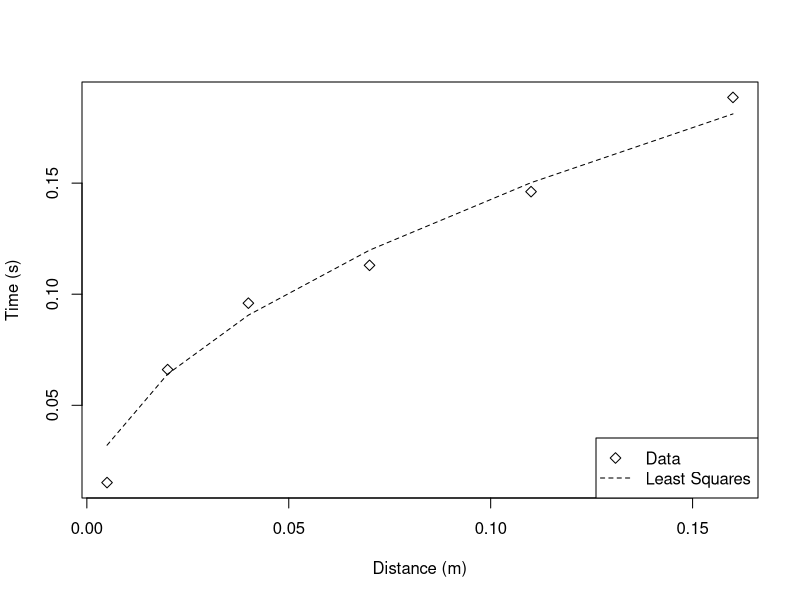
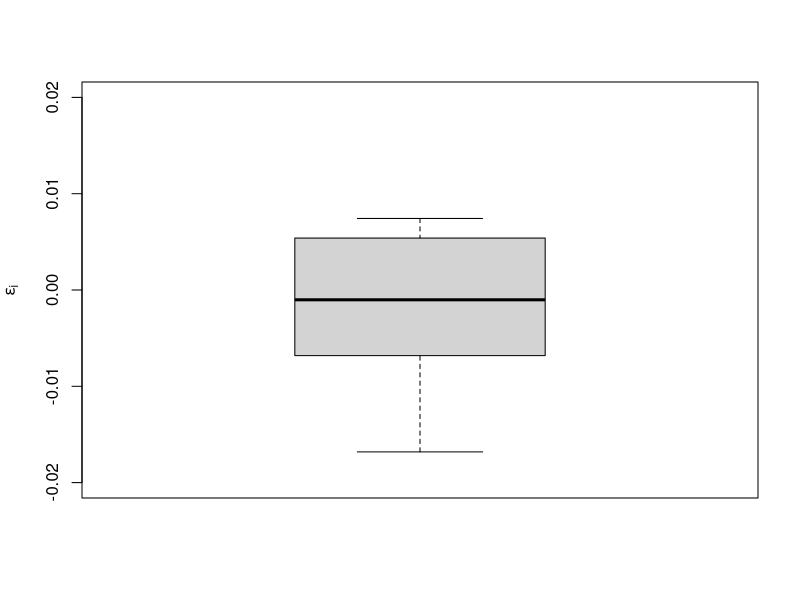

The R source for these figures, in order:
## ---- chunk 1
#| echo: false
#| message: false
library(data.table)
## ---- chunk 2
set.seed(1818)
dat <- data.table(dist=c(0.005, 0.020, 0.040, 0.070, 0.110, 0.160))
dat$time <- rnorm(nrow(dat), mean=sqrt(2 * dat$dist / 9.8), sd=0.018)
dat[, .(`Distance (Meters)`=dist, `Time (seconds)`=time)]
## ---- chunk 3
#| echo: false
sqrt.a <- 2 * sum(dat$dist) / sum(dat$time * sqrt(2 * dat$dist))
a.hat <- sqrt.a ^ 2
## ---- chunk 4
#| label: fig-least-squares-fit
#| fig-cap: The fit of the least squares solution to experimental data
#| echo: false
plot(dat$dist, dat$time, xlab="Distance (m)", ylab="Time (s)", pch=5)
lines(dat$dist, sqrt(2 * dat$dist / a.hat), lty=2)
legend("bottomright", c("Data", "Least Squares"), pch=c(5, NA), lty=c(NA, 2))
## ---- chunk 5
#| label: fig-least-squares-resid
#| fig-cap: The errors of the least squares algorithm
#| echo: false
dat$pred <- sqrt(2 * dat$dist / a.hat)
dat$eps <- dat$time - dat$pred
boxplot(dat$eps, xlab=NA, ylab=expression(epsilon[i]), ylim=c(-0.02, 0.02))
